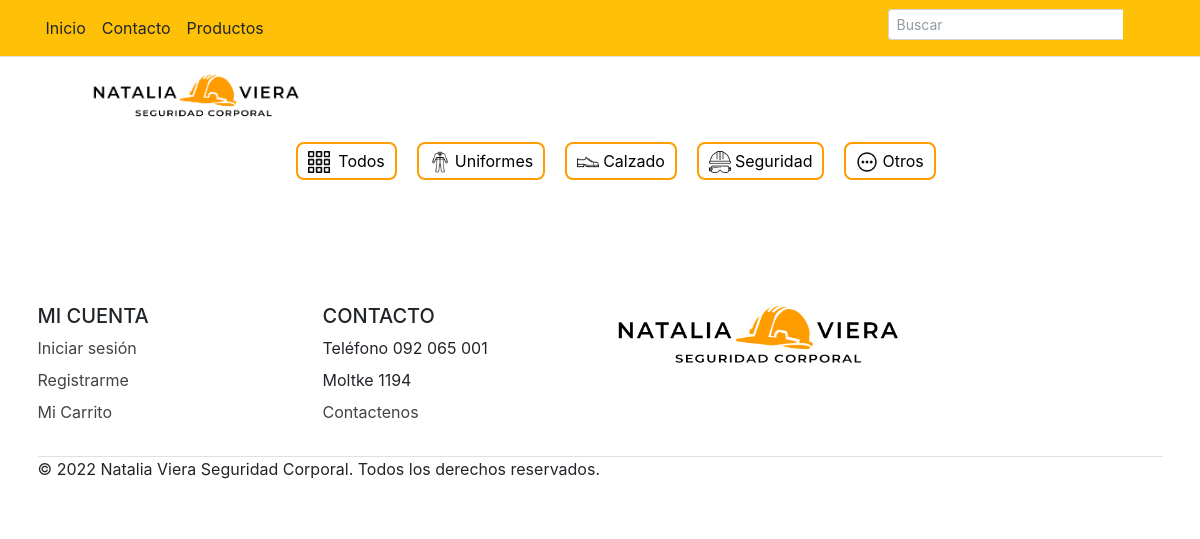
/index.php?modulo=seguridad&idCategoria=3, run on an earlier commit of the app's database.
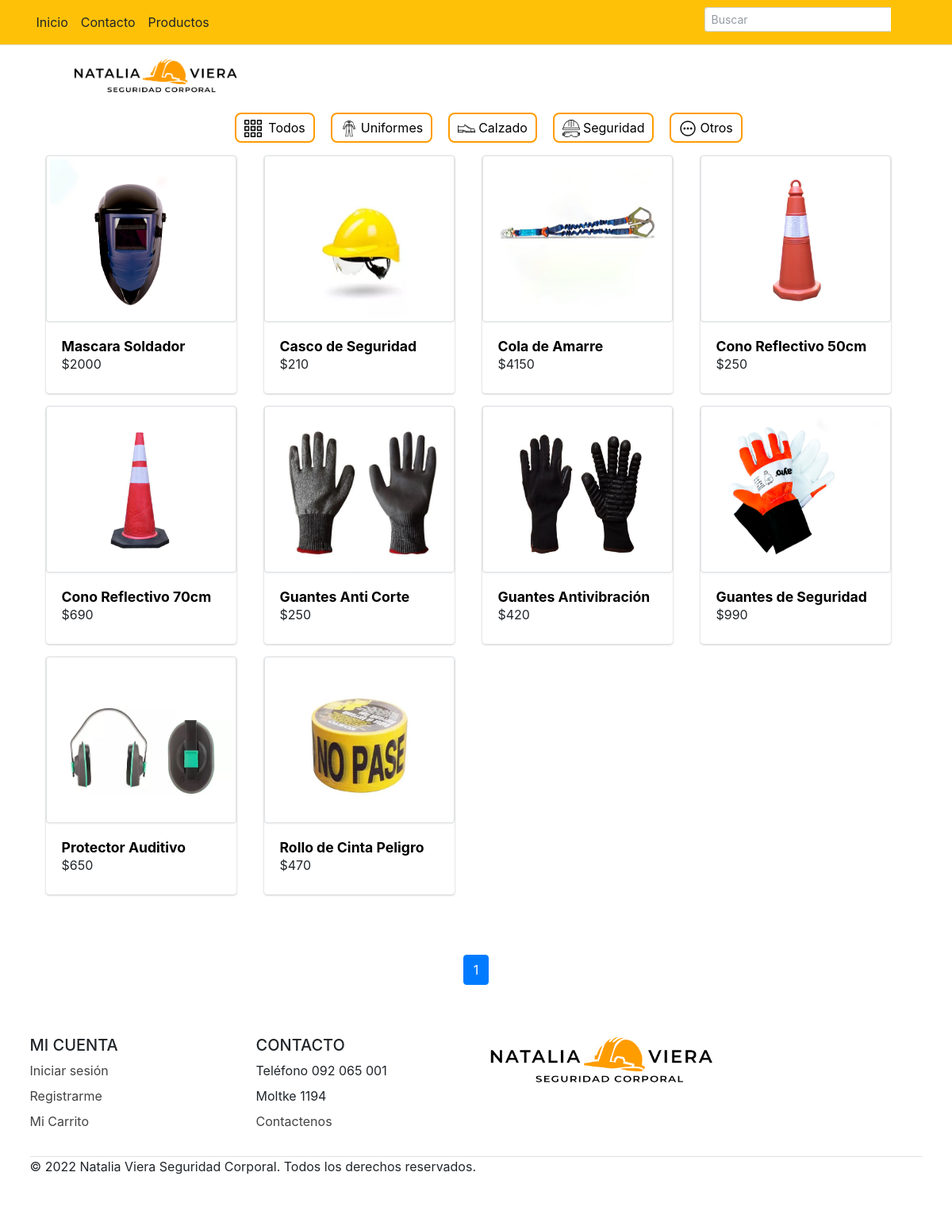
And on a later commit of the database.
### tables this page shows
create table if not exists Producto(
ID_Producto int auto_increment primary key,
Nombre_Producto varchar(128) not null,
Descripcion varchar(1024),
Precio decimal not null,
Stock int not null,
Talle varchar(3),
Descuento decimal not null,
Ruta_Imagen varchar(128) not null,
ID_Proveedor int not null,
ID_Categoria int not null,
constraint fk_productoProveedor foreign key (ID_Proveedor) references Proveedor(ID_Proveedor),
constraint fk_productoCategoria foreign key (ID_Categoria) references Categoria(ID_Categoria)
);

### pages/seguridad.php (the view, shortened to what this page needs)
<ul class="filtros">
<a href="index.php?modulo=allproductos"><li><img class="mr-2" src="./admin/dist/img/grid.png" alt="Uniformes" style="width: 22px">Todos</li></a>
<a href="index.php?modulo=uniformes&idCategoria=1"><li><img class="mr-1" src="./admin/dist/img/ropa-protectora.png" alt="Uniformes" style="width: 22px">Uniformes</li></a>
<a href="index.php?modulo=calzado&idCategoria=2"><li><img class="mr-1" src="./admin/dist/img/zapato.png" alt="Uniformes" style="width: 22px">Calzado</li></a>
<a href="index.php?modulo=seguridad&idCategoria=3"><li><img class="mr-1" src="./admin/dist/img/casco.png" alt="Uniformes" style="width: 22px">Seguridad</li></a>
<a href="index.php?modulo=otros&idCategoria=4"><li><img class="mr-1" src="./admin/dist/img/more-information.png" alt="Uniformes" style="width: 22px">Otros</li></a>
</ul>
<div class="allProducts row mt-1">
<?php
    if (isset($_REQUEST['idCategoria'])) {
    $idCat = mysqli_real_escape_string($con, $_REQUEST['idCategoria'] ?? '');
    $nombre = mysqli_real_escape_string($con, $_REQUEST['nombre'] ?? '');
    $where = " where 1=1 and Nombre_Producto like '%" . $nombre . "%' and ID_Categoria=$idCat";
    $queryCuenta = "SELECT COUNT(*) as cuenta FROM Producto  $where ;";
    $resCuenta = mysqli_query($con, $queryCuenta);
    $rowCuenta = mysqli_fetch_assoc($resCuenta);
    $totalRegistros = $rowCuenta['cuenta'];
    $elementosPorPagina = 16;
    $totalPaginas = ceil($totalRegistros / $elementosPorPagina);
    $paginaSel = $_REQUEST['pagina'] ?? false;
    if ($paginaSel == false) {
        $inicioLimite = 0;
        $paginaSel = 1;
    } else {
        $inicioLimite = ($paginaSel - 1) * $elementosPorPagina;
    }
    $limite = " limit $inicioLimite,$elementosPorPagina ";
    $query = "SELECT
                        ID_Producto,
                        Nombre_Producto,
                        Precio,
                        Ruta_Imagen,
                        Stock,
                        Descuento
                        FROM
                        Producto
                        $where
                        GROUP BY ID_Producto
                        $limite
                        ";
    $res = mysqli_query($con, $query);
    while ($row = mysqli_fetch_assoc($res)) {
    ?>
        <div class="cardProductos col-lg-3 col-md-6 col-sm-12">
            <div class="card border-primary" style="width: 240px; height: 300px">
                <a href="index.php?modulo=detalleproducto&id=<?php echo $row['ID_Producto'] ?>">
                    <img class="card-img-top img-thumbnail" style="height: 210px" src="./admin/dist/img/products/<?php echo $row['Ruta_Imagen'] ?>" alt="">
                    <div class="card-body">
                        <h2 class="card-title"><strong><?php echo $row['Nombre_Producto'] ?></strong></h2></a>
                        <p class="card-text">$<?php echo $row['Precio'] ?></p>
            </div>
        </div>
</div>
<?php
    }
?>
</div>
<?php
if ($totalPaginas > 0) {
?>
    <nav aria-label="Page navigation">
        <ul class="pagination text-center d-flex align-items-center justify-content-center">
            <?php
            for ($i = 1; $i <= $totalPaginas; $i++) {
            ?>
                <li class="page-item <?php echo ($paginaSel == $i) ? " active " : " "; ?>">
                    <a class="page-link" href="index.php?modulo=seguridad&idCategoria=3&pagina=<?php echo $i; ?>"><?php echo $i; ?></a>
                </li>
            <?php
            }
            ?>
        </ul>
    </nav>
<?php
}
?>
<?php
    }
?>

What changed in the data, as far as the page shows it:
added producto: Ruta_Imagen (picture), Nombre_Producto "Mascara Soldador", Precio "2000"
added producto: Ruta_Imagen (picture), Nombre_Producto "Casco de Seguridad", Precio "210"
added producto: Ruta_Imagen (picture), Nombre_Producto "Cola de Amarre", Precio "4150"
added producto: Ruta_Imagen (picture), Nombre_Producto "Cono Reflectivo 50cm", Precio "250"
added producto: Ruta_Imagen (picture), Nombre_Producto "Cono Reflectivo 70cm", Precio "690"
added producto: Ruta_Imagen (picture), Nombre_Producto "Guantes Anti Corte", Precio "250"
added producto: Ruta_Imagen (picture), Nombre_Producto "Guantes Antivibración", Precio "420"
added producto: Ruta_Imagen (picture), Nombre_Producto "Guantes de Seguridad", Precio "990"
added producto: Ruta_Imagen (picture), Nombre_Producto "Protector Auditivo", Precio "650"
added producto: Ruta_Imagen (picture), Nombre_Producto "Rollo de Cinta Peligro", Precio "470"
Also different on the page:
new list line: "1"
